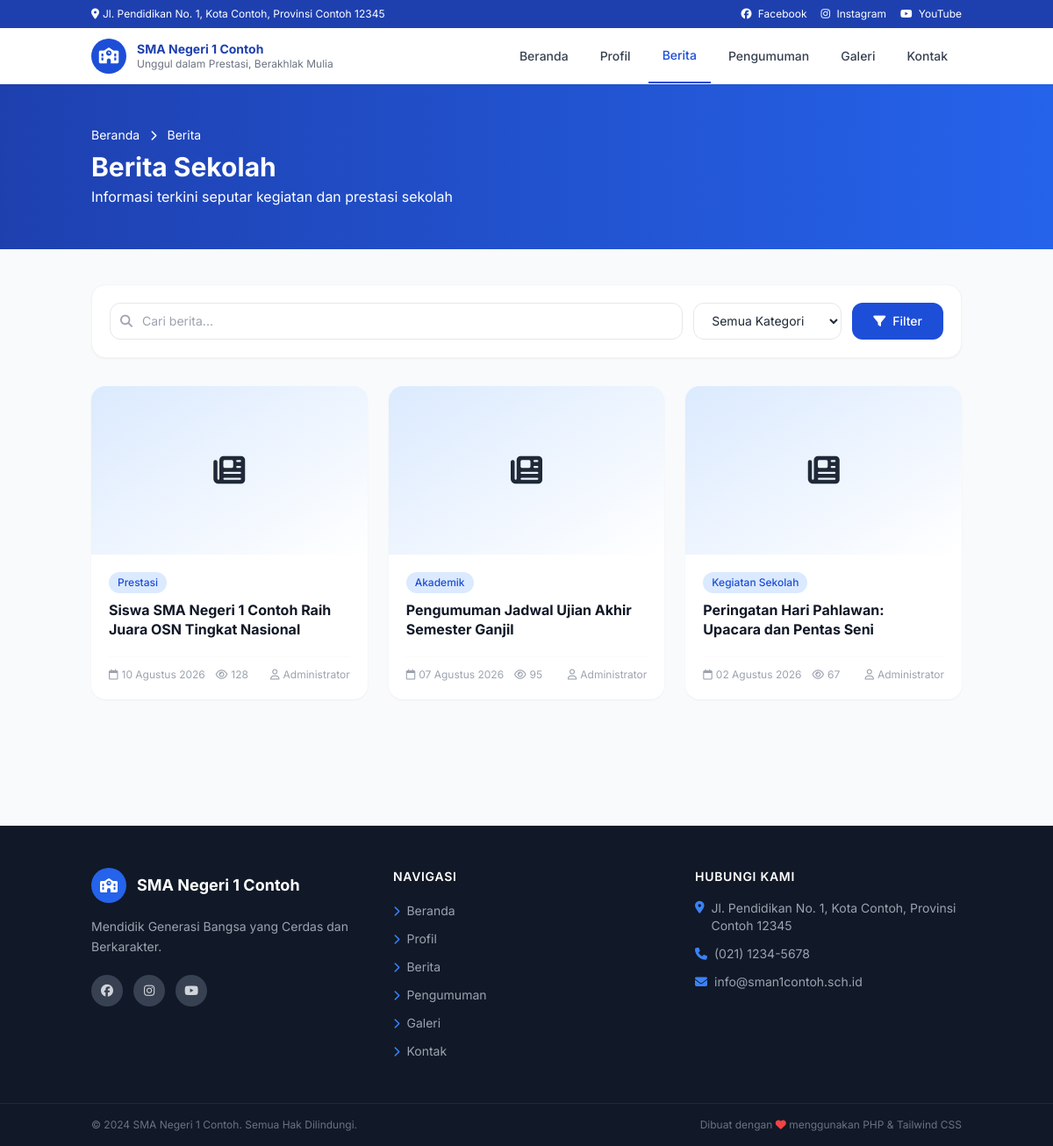
Page /berita.php on the committed database.
### tables this page shows
CREATE TABLE IF NOT EXISTS `berita` (
  `id`          INT(11)      NOT NULL AUTO_INCREMENT,
  `user_id`     INT(11)      DEFAULT NULL,
  `kategori_id` INT(11)      DEFAULT NULL,
  `judul`       VARCHAR(255) NOT NULL,
  `slug`        VARCHAR(270) NOT NULL UNIQUE,
  `isi_berita`  LONGTEXT     NOT NULL,
  `gambar`      VARCHAR(255) DEFAULT NULL,
  `status`      ENUM('published','draft') NOT NULL DEFAULT 'draft',
  `views`       INT(11)      NOT NULL DEFAULT 0,
  `created_at`  DATETIME     NOT NULL DEFAULT CURRENT_TIMESTAMP,
  PRIMARY KEY (`id`),
  KEY `idx_status`      (`status`),
  KEY `idx_created_at`  (`created_at`),
  KEY `idx_kategori_id` (`kategori_id`),
  KEY `idx_user_id`     (`user_id`),
  CONSTRAINT `fk_berita_kategori` FOREIGN KEY (`kategori_id`) REFERENCES `kategori`(`id`) ON DELETE SET NULL,
  CONSTRAINT `fk_berita_user`     FOREIGN KEY (`user_id`)     REFERENCES `users`(`id`)    ON DELETE SET NULL
);

CREATE TABLE IF NOT EXISTS `kategori` (
  `id`            INT(11)      NOT NULL AUTO_INCREMENT,
  `nama_kategori` VARCHAR(100) NOT NULL,
  `slug`          VARCHAR(120) NOT NULL UNIQUE,
  PRIMARY KEY (`id`)
);

CREATE TABLE IF NOT EXISTS `users` (
  `id`           INT(11)      NOT NULL AUTO_INCREMENT,
  `nama_lengkap` VARCHAR(150) NOT NULL,
  `username`     VARCHAR(80)  NOT NULL UNIQUE,
  `email`        VARCHAR(150) NOT NULL UNIQUE,
  `password`     VARCHAR(255) NOT NULL COMMENT 'bcrypt hash',
  `role`         ENUM('admin','editor') NOT NULL DEFAULT 'editor',
  `foto`         VARCHAR(255) DEFAULT NULL,
  PRIMARY KEY (`id`)
);

CREATE TABLE IF NOT EXISTS `profil_sekolah` (
  `id`               INT(11)      NOT NULL AUTO_INCREMENT,
  `nama_sekolah`     VARCHAR(200) NOT NULL DEFAULT '',
  `npsn`             VARCHAR(20)  DEFAULT NULL,
  `sambutan_kepsek`  LONGTEXT     DEFAULT NULL,
  `foto_kepsek`      VARCHAR(255) DEFAULT NULL,
  `sejarah`          LONGTEXT     DEFAULT NULL,
  `visi`             TEXT         DEFAULT NULL,
  `misi`             TEXT         DEFAULT NULL,
  `alamat`           TEXT         DEFAULT NULL,
  `telepon`          VARCHAR(30)  DEFAULT NULL,
  `email`            VARCHAR(150) DEFAULT NULL,
  `map_embed`        TEXT         DEFAULT NULL,
  PRIMARY KEY (`id`)
);

### config/helpers.php (called while the page is built, shortened)
<?php
function getSiteConfig(): array {
    static $config = null;
    if ($config === null) {
        $file = __DIR__ . '/site_config.json';
        $config = json_decode(file_get_contents($file), true) ?? [];
    }
    return $config;
}
function formatTanggal(string $date): string {
    $bulan = ['', 'Januari','Februari','Maret','April','Mei','Juni',
              'Juli','Agustus','September','Oktober','November','Desember'];
    $ts = strtotime($date);
    return date('d', $ts) . ' ' . $bulan[(int)date('m', $ts)] . ' ' . date('Y', $ts);
}

### berita.php (the view, shortened to what this page needs)
<?php
require_once __DIR__ . '/config/helpers.php';
$pdo = getDB();
$search      = trim($_GET['q'] ?? '');
$page        = max(1, (int)($_GET['page'] ?? 1));
$perPage     = 9;
$offset      = ($page - 1) * $perPage;
$params  = ['published'];
$where   = "WHERE b.status = ?";
$stmtParams   = array_merge($params, [$perPage, $offset]);
$stmt = $pdo->prepare("
    SELECT b.id, b.judul, b.slug, b.gambar, b.created_at, b.views,
           k.nama_kategori, k.slug AS kategori_slug, u.nama_lengkap
    FROM berita b
    LEFT JOIN kategori k ON b.kategori_id = k.id
    LEFT JOIN users u ON b.user_id = u.id
    $where
    ORDER BY b.created_at DESC
    LIMIT ? OFFSET ?
");
$stmt->execute($stmtParams);
$beritaList = $stmt->fetchAll();
include __DIR__ . '/includes/header.php';
?>
<div class="bg-gradient-to-r from-primary-800 to-primary-600 text-white py-12">
    <div class="container mx-auto px-4">
        <nav class="text-sm text-primary-300 mb-2">
            <a href="/cms-sekolah/index.php" class="hover:text-white">Beranda</a>
            <i class="fas fa-chevron-right text-xs mx-2"></i>
            <span class="text-white">Berita</span>
        </nav>
        <h1 class="text-3xl font-bold">Berita Sekolah</h1>
        <p class="text-primary-200 mt-1">Informasi terkini seputar kegiatan dan prestasi sekolah</p>
    </div>
</div>
<div class="container mx-auto px-4 py-10">
    <div class="bg-white rounded-2xl shadow-sm p-5 mb-8 border border-gray-100">
        <form method="GET" class="flex flex-col sm:flex-row gap-3">
            <div class="relative flex-1">
                <i class="fas fa-search absolute left-3 top-1/2 -translate-y-1/2 text-gray-400 text-sm"></i>
                <input type="text" name="q" value="<?= htmlspecialchars($search) ?>"
                       placeholder="Cari berita..."
                       class="w-full pl-9 pr-4 py-2.5 border border-gray-200 rounded-xl text-sm focus:ring-2 focus:ring-primary-300 focus:border-primary-400 outline-none transition">
            </div>
            <select name="kategori"
                    class="px-4 py-2.5 border border-gray-200 rounded-xl text-sm focus:ring-2 focus:ring-primary-300 focus:border-primary-400 outline-none bg-white">
                <option value="0">Semua Kategori</option>
            </select>
            <button type="submit"
                    class="bg-primary-700 text-white px-6 py-2.5 rounded-xl text-sm font-medium hover:bg-primary-800 transition-colors flex items-center gap-2">
                <i class="fas fa-filter"></i> Filter
            </button>
        </form>
    </div>
    <?php if (empty($beritaList)): ?>
    <div class="text-center py-20 text-gray-400">
        <i class="fas fa-newspaper text-6xl mb-4 block"></i>
        <p class="text-lg font-medium">Tidak ada berita ditemukan.</p>
        <a href="/cms-sekolah/berita.php" class="mt-3 inline-block text-sm text-primary-600 hover:underline">
            Lihat semua berita
        </a>
    </div>
    <?php else: ?>
    <div class="grid grid-cols-1 md:grid-cols-2 lg:grid-cols-3 gap-6 mb-10">
        <?php foreach ($beritaList as $b): ?>
        <article class="bg-white rounded-2xl shadow-sm hover:shadow-lg transition-all duration-300 overflow-hidden group flex flex-col">
            <a href="/cms-sekolah/detail-berita.php?slug=<?= urlencode($b['slug']) ?>" class="block overflow-hidden">
                <?php if (!empty($b['gambar'])): ?>
                <img src="/cms-sekolah/assets/uploads/berita/<?= htmlspecialchars($b['gambar']) ?>"
                     alt="<?= htmlspecialchars($b['judul']) ?>"
                     class="w-full h-48 object-cover group-hover:scale-105 transition-transform duration-300">
                <?php else: ?>
                <div class="w-full h-48 bg-gradient-to-br from-primary-100 to-primary-200 flex items-center justify-center">
                    <i class="fas fa-newspaper text-primary-400 text-4xl"></i>
                </div>
                <?php endif; ?>
            </a>
            <div class="p-5 flex flex-col flex-1">
                <?php if (!empty($b['nama_kategori'])): ?>
                <a href="/cms-sekolah/berita.php?kategori=<?= urlencode($b['kategori_id'] ?? '') ?>"
                   class="inline-block bg-primary-100 text-primary-700 text-xs font-medium px-2.5 py-1 rounded-full mb-2 self-start hover:bg-primary-200 transition-colors">
                    <?= htmlspecialchars($b['nama_kategori']) ?>
                </a>
                <?php endif; ?>
                <h2 class="font-bold text-gray-900 mb-2 line-clamp-2 leading-snug flex-1">
                    <a href="/cms-sekolah/detail-berita.php?slug=<?= urlencode($b['slug']) ?>"
                       class="hover:text-primary-700 transition-colors">
                        <?= htmlspecialchars($b['judul']) ?>
                    </a>
                </h2>
                <div class="flex items-center gap-3 text-xs text-gray-400 mt-3 pt-3 border-t border-gray-50">
                    <span><i class="far fa-calendar mr-1"></i><?= formatTanggal($b['created_at']) ?></span>
                    <span><i class="far fa-eye mr-1"></i><?= number_format($b['views']) ?></span>
                    <?php if (!empty($b['nama_lengkap'])): ?>
                    <span class="ml-auto truncate max-w-[100px]"><i class="far fa-user mr-1"></i><?= htmlspecialchars($b['nama_lengkap']) ?></span>
                    <?php endif; ?>
                </div>
            </div>
        </article>
        <?php endforeach; ?>
    </div>
    <?php endif; ?>
</div>
<?php include __DIR__ . '/includes/footer.php'; ?>

### includes/footer.php (shortened to what this page needs)
<?php
require_once __DIR__ . '/../config/helpers.php';
$config = getSiteConfig();
?>
</main>
<footer class="bg-gray-900 text-gray-300 mt-16">
    <div class="container mx-auto px-4 py-12">
        <div class="grid grid-cols-1 md:grid-cols-3 gap-10">
            <div>
                <div class="flex items-center gap-3 mb-4">
                    <div class="w-10 h-10 bg-primary-600 rounded-full flex items-center justify-center flex-shrink-0">
                        <i class="fas fa-school text-white"></i>
                    </div>
                    <span class="font-bold text-white text-lg"><?= htmlspecialchars($config['site_name']) ?></span>
                </div>
                <p class="text-sm leading-relaxed text-gray-400"><?= htmlspecialchars($config['footer']['tagline']) ?></p>
                <div class="flex gap-3 mt-5">
                    <?php foreach ($config['social_media'] as $s): ?>
                    <a href="<?= htmlspecialchars($s['url']) ?>" target="_blank" rel="noopener"
                       class="w-9 h-9 rounded-full bg-gray-700 hover:bg-primary-600 flex items-center justify-center transition-colors">
                        <i class="fab fa-<?= htmlspecialchars($s['icon']) ?> text-sm"></i>
                    </a>
                    <?php endforeach; ?>
                </div>
            </div>
            <div>
                <h4 class="text-white font-semibold mb-4 text-sm uppercase tracking-wider">Navigasi</h4>
                <ul class="space-y-2">
                    <?php foreach ($config['nav_menu'] as $item): ?>
                    <li>
                        <a href="/cms-sekolah/<?= htmlspecialchars($item['url']) ?>"
                           class="text-sm text-gray-400 hover:text-white hover:translate-x-1 inline-block transition-all">
                            <i class="fas fa-chevron-right text-xs mr-1 text-primary-500"></i>
                            <?= htmlspecialchars($item['label']) ?>
                        </a>
                    </li>
                    <?php endforeach; ?>
                </ul>
            </div>
            <div>
                <h4 class="text-white font-semibold mb-4 text-sm uppercase tracking-wider">Hubungi Kami</h4>
                <?php
                try {
                    $pdo    = getDB();
                    $profil = $pdo->query("SELECT alamat, telepon, email FROM profil_sekolah LIMIT 1")->fetch();
                } catch (Exception $e) { $profil = null; }
                ?>
                <ul class="space-y-3 text-sm text-gray-400">
                    <li class="flex items-start gap-2">
                        <i class="fas fa-map-marker-alt text-primary-500 mt-0.5 flex-shrink-0"></i>
                        <span><?= htmlspecialchars($profil['alamat'] ?? $config['footer']['address']) ?></span>
                    </li>
                    <?php if (!empty($profil['telepon'])): ?>
                    <li class="flex items-center gap-2">
                        <i class="fas fa-phone text-primary-500 flex-shrink-0"></i>
                        <span><?= htmlspecialchars($profil['telepon']) ?></span>
                    </li>
                    <?php endif; ?>
                    <?php if (!empty($profil['email'])): ?>
                    <li class="flex items-center gap-2">
                        <i class="fas fa-envelope text-primary-500 flex-shrink-0"></i>
                        <span><?= htmlspecialchars($profil['email']) ?></span>
                    </li>
                    <?php endif; ?>
                </ul>
            </div>
        </div>
    </div>
    <div class="border-t border-gray-800">
        <div class="container mx-auto px-4 py-4 flex flex-col md:flex-row justify-between items-center gap-2 text-xs text-gray-500">
            <span><?= htmlspecialchars($config['footer']['copyright']) ?></span>
            <span>Dibuat dengan <i class="fas fa-heart text-red-500"></i> menggunakan PHP & Tailwind CSS</span>
        </div>
    </div>
</footer>
</body>
</html>

### includes/header.php (style rules this page uses)
body { font-family: 'Inter', sans-serif; }

### rows in the picture
berita: kategori.nama_kategori "Prestasi", judul "Siswa SMA Negeri 1 Contoh Raih Juara OSN Tingkat Nasional", created_at "10 Agustus 2026", views "128", user.nama_lengkap "Administrator"
berita: kategori.nama_kategori "Akademik", judul "Pengumuman Jadwal Ujian Akhir Semester Ganjil", created_at "07 Agustus 2026", views "95", user.nama_lengkap "Administrator"
berita: kategori.nama_kategori "Kegiatan Sekolah", judul "Peringatan Hari Pahlawan: Upacara dan Pentas Seni", created_at "02 Agustus 2026", views "67", user.nama_lengkap "Administrator"
profil_sekolah: alamat "Jl. Pendidikan No. 1, Kota Contoh, Provinsi Contoh 12345", telepon "(021) 1234-5678", email "info@sman1contoh.sch.id"

### other values in the picture
$config['footer']['address'] "Jl. Pendidikan No. 1, Kota Contoh, Provinsi Contoh 12345"
$s['platform'] "Facebook"
$s['platform'] "Instagram"
$s['platform'] "YouTube"
$config['site_name'] "SMA Negeri 1 Contoh"
$config['site_tagline'] "Unggul dalam Prestasi, Berakhlak Mulia"
$item['label'] "Beranda"
$item['label'] "Profil"
$item['label'] "Berita"
$item['label'] "Pengumuman"
$item['label'] "Galeri"
$item['label'] "Kontak"
$config['footer']['tagline'] "Mendidik Generasi Bangsa yang Cerdas dan Berkarakter."
$config['footer']['copyright'] "© 2024 SMA Negeri 1 Contoh. Semua Hak Dilindungi."
